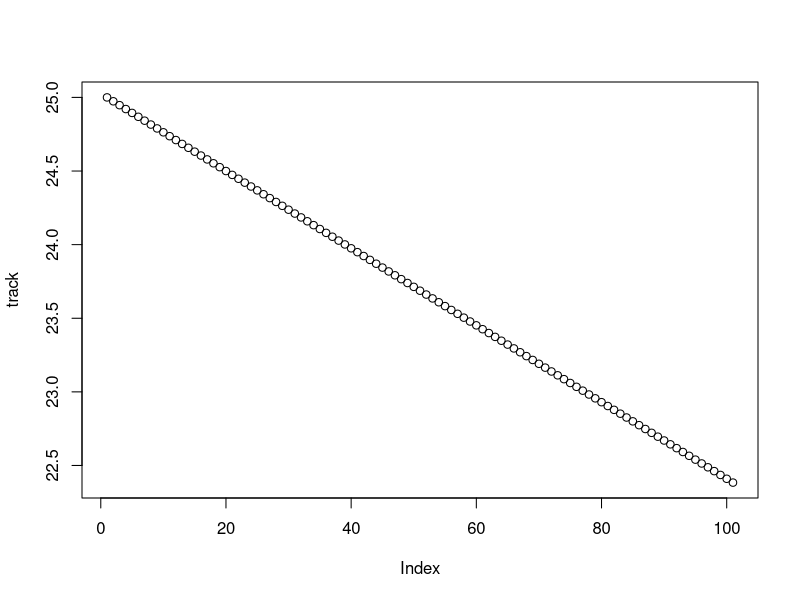

Generate this figure with R:
# Gavin Medley
# Time Dependent Solution
# Key pages of book: 469-471
#===TO DO=======
# Figure out why it's straight. Check function outputs
# Add in a function for M-lE_b as a function of T_b

#=====Define constants and put into vector======

K_s <- 205 # conductance of skin
K_f <- 100000000000 # conductance of pelage (fat)
K_sf <- K_s*K_f/(K_s+K_f) # combined conductance term (see p 471 for details)

G <- 0 # conductance with ground
C <- 9947 # heat capacity of body
H <- 8.38 # convection coefficient
T_rbar <- 45 # mean radiative surface temp
T_g <- 20 # ground temperature

R <- 7.29 # Eq p. 466 4*eps*sig*(T_rbar + 273)^3 linearized radiation term
K_0 <- ((K_sf + G)*(H + R) + G*K_sf)/(K_sf + H + R) # Eq (13.24) clumped insulation term
tau <- C/K_0

M <- 10.5 # basal metabolic rate
lE_b <- 6.28 # respirative energy loss
lE_r <- 0 # evap from pelage surface
lE_s <- 0 # evap from skin surface (lE_r and lE_s are equivalent with no pelage p. 471)

eps <- .6 # emissivity of the radiative surface
sig <- 5.670e-8 # Stefan-Boltzmann constant (W m^-2 K^-4)
Q_a <- 0
Q_n <- Q_a - 3*eps*sig*(T_rbar + 273)^4 - 273*R # Eq p 466

#        1   2    3    4  5    6      7   8   9  10   11    12    13   14  15  16
cc <- c(K_s,K_f, K_sf, G, H, T_rbar, T_g, R, Q_n, M, lE_b, lE_r, lE_s, C, K_0, tau)


#=======ODE===========
# Eq (13.21) or (13.48)
ddt <- function(cc,T_b,T_a){
  T_delta <- fM_star(cc)/cc[15] #M_star/K_0
  
  dTbdt <- (fT_e(cc,T_a)+T_delta-T_b)/cc[16] #(T_e+T_delta+T_b)/tau
  return(dTbdt)
}


#======Calculate T_e=======
# Eq (13.25)
fT_e <- function(cc,T_a){
  # K_sf*(H*T_a + R*T_rbar + Q_n + T_g) + G*T_g*(H+R)
  numerator <- cc[3]*(cc[5]*T_a + cc[8]*cc[6] + cc[9] + cc[7]) + cc[4]*cc[7]*(cc[5]+cc[8])
  # (K_sf + G)*(H + R) + G*K_sf
  denominator <- (cc[3] + cc[4])*(cc[5] + cc[8]) + cc[4]*cc[3]
  T_e <- numerator/denominator
  return(T_e)
}

#=======Calculate M_star=====
# Eq (13.28)
fM_star <- function(cc){
  # (1 + ((H + R)/K_f)) / (1 + ((H + R)/K_sf))
  bracket1 <- (1 + ((cc[5] + cc[8])/cc[2]))/(1 + ((cc[5] + cc[8])/cc[3]))
  # 1/(1 + ((H + R)/K_sf))
  bracket2 <- 1/(1 + ((cc[5] + cc[8])/cc[3]))
  # M - lE_b - lE_s*bracket1 - lE_r*bracket2
  M_star <- cc[10] - cc[11] - cc[13]*bracket1 - cc[12]*bracket2
  return(M_star)
}

#=======Integration=======
# Euler's method
h = .1
track <- rep(NA,100)
track[1] <- 25
for (t in (1:100)){
  track[t+1] <- ddt(cc,track[t],30)*h + track[t]
}

plot(track)